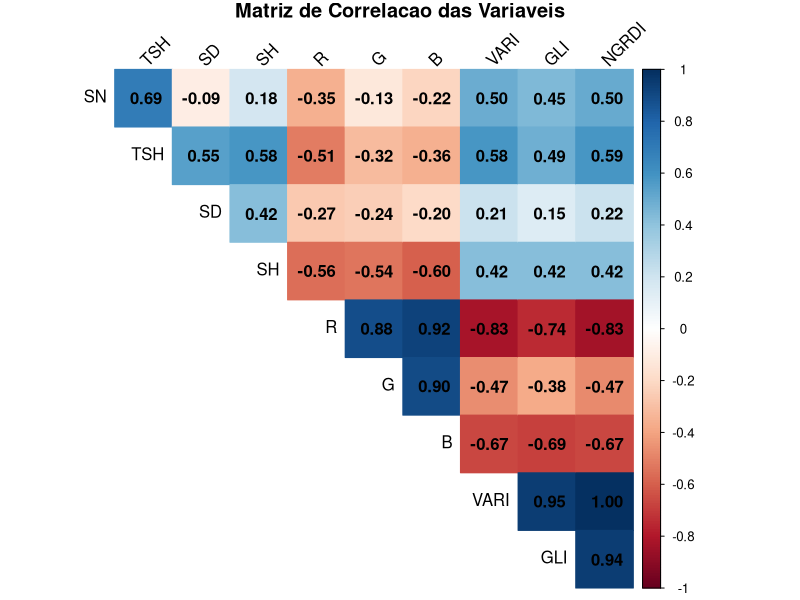
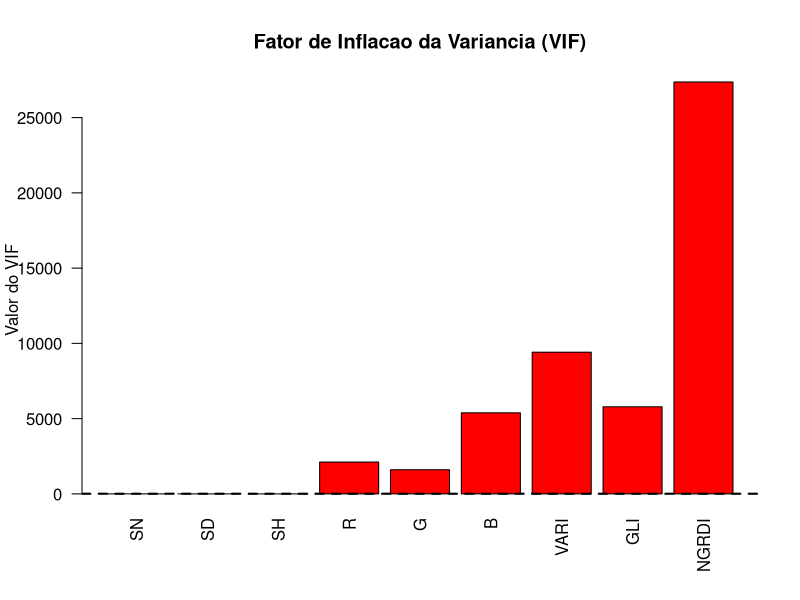
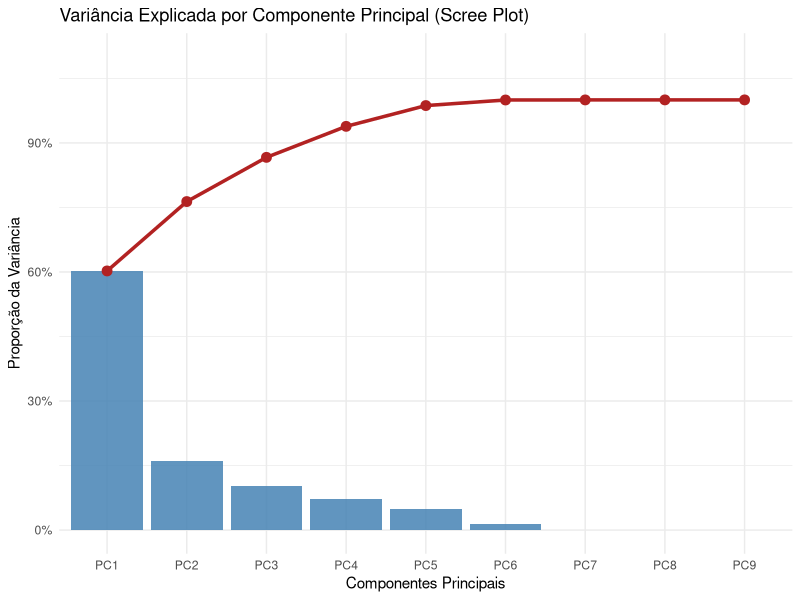

Here is the R script that generated these plots, in order:
## ---- chunk 1
knitr::opts_chunk$set(echo = TRUE, warning = FALSE, message = FALSE, fig.align = 'center')
# Carregar pacotes necessários para o ambiente
library(tidyverse)
library(readxl)
library(corrplot)
library(car)
library(leaps)
library(caret)
library(class)
# library(factoextra) # Descomente esta linha se já tiver conseguido atualizar o pacote rlang
## ---- chunk 2
# Leitura e reestruturação do dataframe original
dd3 <- read_excel("dd3.xlsx")

dados <- dd3 %>%
  select(
    Family = Familia,
    SN     = NC,        # Número médio de colmos por parcela
    TSH    = TCH.x,     # Toneladas de colmos por hectare
    SD     = DIAMETRO,  # Diâmetro médio do colmo
    SH     = ALTURA,    # Altura média do colmo
    R      = Red,       # Reflectância na banda do Vermelho
    G      = Green,     # Reflectância na banda do Verde
    B      = Blue,      # Reflectância na banda do Azul
    VARI   = VARI,      # Visible Atmospherically Resistant Index
    GLI    = GLI,       # Green Leaf Index
    NGRDI  = NGRDI      # Normalized Green Red Difference Index
  )

dados$Family <- as.factor(dados$Family)
## ---- chunk 3
# Seleciona apenas as variáveis numéricas
dados_num <- dados %>% select(-Family)

# Calcula a matriz de correlação (Pearson)
matriz_corr <- cor(dados_num, use = "complete.obs")

corrplot(matriz_corr, 
         method = "color",       # Usa cores para representar a força
         type = "upper",         # Mostra só a metade de cima da matriz
         addCoef.col = "black",  # Adiciona os números da correlação em preto
         tl.col = "black",       # Cor do texto dos eixos
         tl.srt = 45,            # Rotaciona os nomes das variáveis em 45 graus
         diag = FALSE,           # Tira a diagonal principal (que é sempre 1)
         title = "Matriz de Correlacao das Variaveis",
         mar = c(0,0,1,0))       # Ajusta a margem para o título caber direitinho

## ---- chunk 4
modelo_completo <- lm(TSH ~ . - Family, data = dados)
summary(modelo_completo)
# Cálculo e plotagem do VIF
valores_vif <- vif(modelo_completo)

barplot(valores_vif, 
        main = "Fator de Inflacao da Variancia (VIF)", 
        col = ifelse(valores_vif > 10, "red", "steelblue"), 
        las = 2, 
        ylab = "Valor do VIF")
abline(h = 10, col = "black", lty = 2, lwd = 2)
## ---- chunk 5
dados_pca_total <- dados %>% select(-Family, -TSH)
pca_total <- prcomp(dados_pca_total, center = TRUE, scale. = TRUE)

var_explicada <- pca_total$sdev^2
prop_var <- var_explicada / sum(var_explicada)
var_acumulada <- cumsum(prop_var)

df_pca_var <- data.frame(
  Componente = factor(paste0("PC", 1:length(prop_var)), levels = paste0("PC", 1:length(prop_var))),
  Proporcao = prop_var,
  Acumulada = var_acumulada
)

ggplot(df_pca_var, aes(x = Componente)) +
  geom_bar(aes(y = Proporcao), stat = "identity", fill = "steelblue", alpha = 0.85) +
  geom_line(aes(y = Acumulada, group = 1), color = "firebrick", linewidth = 1.2) +
  geom_point(aes(y = Acumulada), color = "firebrick", size = 3) +
  scale_y_continuous(labels = scales::percent_format(), limits = c(0, 1.1)) +
  theme_minimal() +
  labs(title = "Variância Explicada por Componente Principal (Scree Plot)",
       x = "Componentes Principais", y = "Proporção da Variância")
## ---- chunk 6
dados_regressao_pcr <- cbind(dados %>% select(TSH), pca_total$x[, 1:4])
modelo_pcr_total <- lm(TSH ~ PC1 + PC2 + PC3 + PC4, data = dados_regressao_pcr)

# Refinamento Stepwise no modelo PCR
modelo_pcr_refinado <- step(modelo_pcr_total, direction = "both", trace = 0)
summary(modelo_pcr_refinado)
## ---- chunk 7
media_tsh <- mean(dados$TSH)
dados$TSH_class <- as.factor(ifelse(dados$TSH >= media_tsh, "Classe_1", "Classe_2"))

set.seed(792)
indices_treino <- sample(1:nrow(dados), size = 0.5 * nrow(dados))

dados_knn_treino <- dados[indices_treino, c("SN", "SD", "SH")]
dados_knn_validacao <- dados[-indices_treino, c("SN", "SD", "SH")]
labels_treino <- dados$TSH_class[indices_treino]
labels_validacao <- dados$TSH_class[-indices_treino]

valores_escala <- preProcess(dados_knn_treino, method = c("center", "scale"))
treino_padronizado <- predict(valores_escala, dados_knn_treino)
validacao_padronizada <- predict(valores_escala, dados_knn_validacao)

previsoes_knn <- knn(train = treino_padronizado, test = validacao_padronizada, 
                     cl = labels_treino, k = 5)
confusionMatrix(previsoes_knn, labels_validacao)
## ---- chunk 8
escala_total <- preProcess(dados[, c("SN", "SD", "SH")], method = c("center", "scale"))
dados_padronizados_totais <- predict(escala_total, dados[, c("SN", "SD", "SH")])

previsoes_knn_total <- knn(train = dados_padronizados_totais, test = dados_padronizados_totais, 
                           cl = dados$TSH_class, k = 5)
confusionMatrix(previsoes_knn_total, dados$TSH_class)
